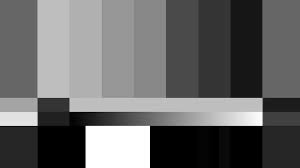
#> input picture miniProjeto2/image_erosion/01-color-bar.png, 300 x 168 px, given as the content of the folder ../image_origin, which was not available
$ python main.py
#> lines starting #> are read from the running program, lines starting #| are printed output that depends on the picture; pictures that were not available may be replaced by others from this repository, and a replacement may not be noted
#!/usr/bin/env python
# -*- coding: utf-8 -*-
import cv2
import numpy as np
import glob

from PIL import Image


kernel = cv2.getStructuringElement(cv2.MORPH_RECT,(5,5))
iteration = 11000


path_gray_image = r'../image_gray/'
path_erosion_image = r'../image_erosion/'
path_dilation_image = r'../image_dilation/'
path_half_gradients_image = r'../image_half_gradients/'
path_origin_image = r'../image_origin/'
extesion_types = '*[.png || .jpg]'


def getNameImage(idx):
    image_extesion = '.png'
    image_name_pattern = '-color-bar'
    image_name = addZero(idx) + str(idx) + image_name_pattern + image_extesion

    return image_name

def addZero(idx):
    if idx < 10 and idx > 0 :
        return '0'
    return ''

def loadImageGrayScale(image_origin):

    image_gray = cv2.cvtColor(image_origin, cv2.COLOR_BGR2GRAY)

    return image_gray

def erosionOperation(image_gray):
    image_erosion = cv2.erode(image_gray, kernel, iterations=iteration)
    image_result = cv2.subtract(image_gray, image_erosion)
    return image_result

def dilationOperation(image_gray):
    image_dilation = cv2.dilate(image_gray, kernel, iterations=iteration)
    image_result = cv2.subtract(image_dilation, image_gray)
    return image_result

def halfGradientsOperation(image_gray):
    image_dilation = dilationOperation(image_gray)
    image_erosion = erosionOperation(image_gray)
    image_result = cv2.subtract(image_erosion, image_dilation)
    return image_result

def saveImageGray(image_gray, idx):
    image_name = getNameImage(idx)
    image_url = path_gray_image + image_name

    cv2.imwrite(image_url, image_gray)

def saveImageErosion(image_gray, idx):
    image_name = getNameImage(idx)
    image_url = path_erosion_image + image_name

    image_erosion = erosionOperation(image_gray)

    cv2.imwrite(image_url, image_erosion)

def saveImageDilation(image_gray, idx):
    image_name = getNameImage(idx)
    image_url = path_dilation_image + image_name

    image_dilation = dilationOperation(image_gray)

    cv2.imwrite(image_url, image_dilation)

def saveImageHalfGradients(image_gray, idx):
    image_name = getNameImage(idx)
    image_url = path_half_gradients_image + image_name

    image_result = halfGradientsOperation(image_gray)
    cv2.imwrite(image_url, image_result)


images = [cv2.imread(file) for file in glob.glob( path_origin_image+extesion_types )]
#> images = 1 item
idx = 1
for img in images:
    print(idx)

    image_gray = loadImageGrayScale(img)
    saveImageGray(image_gray, idx)
    saveImageDilation(image_gray, idx)
    saveImageErosion(image_gray, idx)
    saveImageHalfGradients(image_gray, idx)
    idx = idx+1
#> this loop made 1 pass
#> idx on pass 1: 2
#| 1
#> pass 1, in dilationOperation, `image_result = cv2.subtract(image_dilation, image_gray)`:
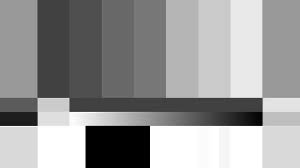
#> image_result: shape (168, 300); min 0, max 255, mean 151
#> after the loop, idx = 2

$ run again, on miniProjeto2/image_erosion/05-color-bar.png
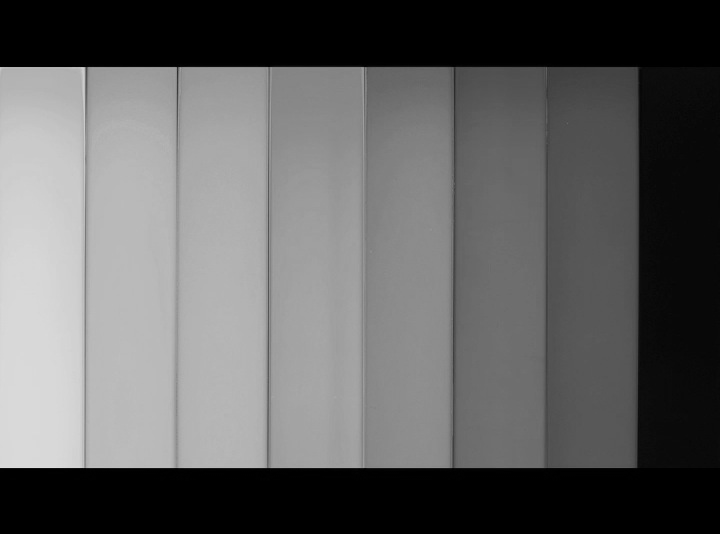
#> input picture miniProjeto2/image_erosion/05-color-bar.png, 720 x 534 px, given as the content of the folder ../image_origin, which was not available
#> images = 1 item
#> the loop `for img in images:` made 1 pass
#> idx on pass 1: 2
#> (printed output is left out)
#> pass 1, in dilationOperation, `image_result = cv2.subtract(image_dilation, image_gray)`:
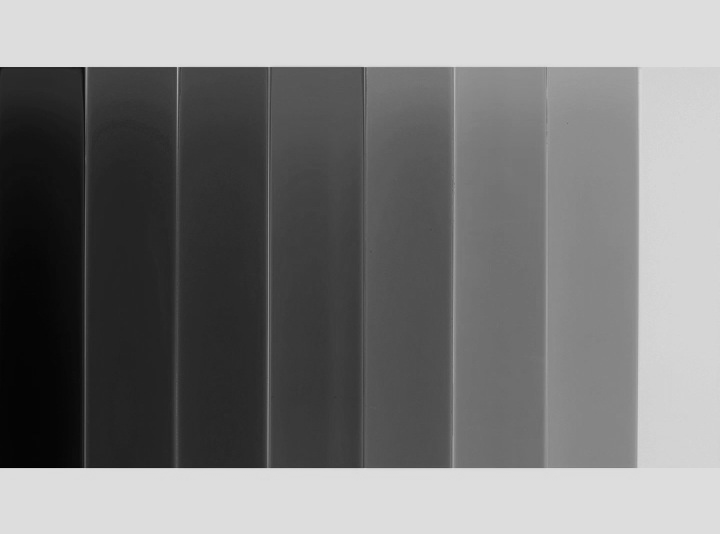
#> image_result: shape (534, 720); min 0, max 221, mean 123.1
#> after the loop `for img in images:`: idx = 2

$ run again, on miniProjeto2/image_erosion/06-color-bar.png
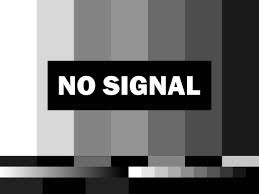
#> input picture miniProjeto2/image_erosion/06-color-bar.png, 259 x 194 px, given as the content of the folder ../image_origin, which was not available
#> images = 1 item
#> the loop `for img in images:` made 1 pass
#> idx on pass 1: 2
#> (printed output is left out)
#> pass 1, in dilationOperation, `image_result = cv2.subtract(image_dilation, image_gray)`:
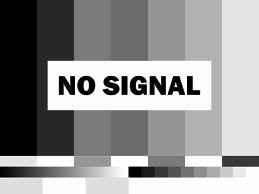
#> image_result: shape (194, 259); min 0, max 255, mean 146.3
#> after the loop `for img in images:`: idx = 2
